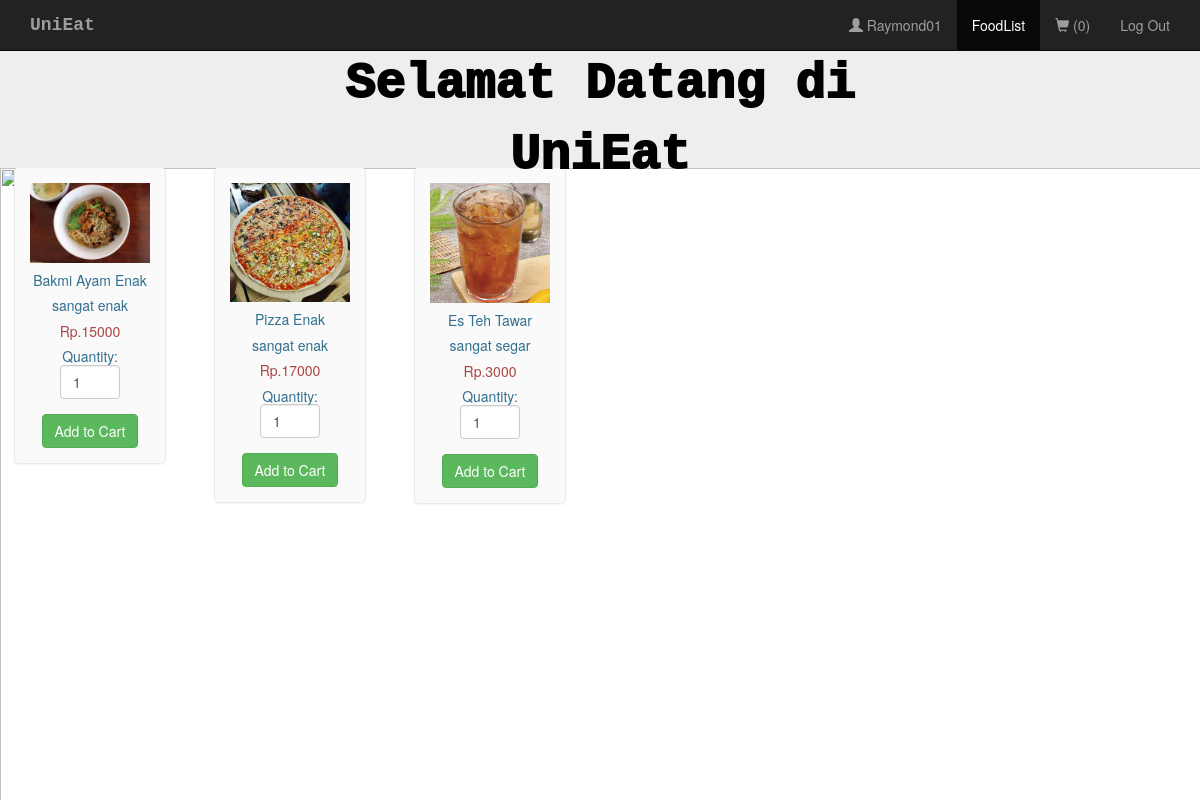
Screenshot of /foodlist.php (signed in) with the database file from the repository.
### tables this page shows
CREATE TABLE `food` (
  `F_ID` int(30) NOT NULL,
  `name` varchar(30) NOT NULL,
  `price` int(30) NOT NULL,
  `description` varchar(200) NOT NULL,
  `R_ID` int(30) NOT NULL,
  `images_path` varchar(200) NOT NULL
);

### foodlist.php (the view, shortened to what this page needs)
<html>
  <head>
  </head>
  <link rel="stylesheet" type = "text/css" href ="css/foodlist.css">
  <link rel="stylesheet" type = "text/css" href ="css/bootstrap.min.css">
  <div class="nav">
    <div class="jumbotron">
  <div class="container text-center">
    <br>
    <br>
    <br>
    <br>
    <br>
    <br>
  </div>
</div>
</div>
  <body>
  <div class="tagline">Selamat Datang di UniEat</div>
  <img src="Images/Food.jpg" width="4800" height="4000" style="position:fixed">
  <nav class="navbar navbar-inverse navbar-fixed-top navigation-clean-search" role="navigation">
      <div class="container">
        <div class="navbar-header">
          <a class="navbar-brand" href="index.php">UniEat</a>
        </div>
<?php
if(isset($_SESSION['login_user1'])){
?>
          <ul class="nav navbar-nav navbar-right">
            <li><a href="#"><span class="glyphicon glyphicon-user"></span> <?php echo $_SESSION['login_user1']; ?> </a></li>
            <li><a href="myshop.php">Manage Items</a></li>
            <li><a href="logout_t.php"><span class="glyphicon glyphicon-log-out"></span> Log Out </a></li>
          </ul>
<?php
}
else if (isset($_SESSION['login_user2'])) {
  ?>
           <ul class="nav navbar-nav navbar-right">
            <li><a href="#"><span class="glyphicon glyphicon-user"></span> <?php echo $_SESSION['login_user2']; ?> </a></li>
            <li class="active" ><a href="foodlist.php"><span ></span> FoodList </a></li>
            <li><a href="cart.php"><span class="glyphicon glyphicon-shopping-cart"></span>  (<?php
              if(isset($_SESSION["cart"])){
              $count = count($_SESSION["cart"]);
              echo "$count";
            }
              else
                echo "0";
              ?>) </a></li>
            <li><a href="logout_u.php">Log Out </a></li>
          </ul>
  <?php
}
else {
  ?>
<?php
}
?>
    </nav>
<?php
$conn = Connect();
$sql = "SELECT * FROM FOOD ORDER BY F_ID";
$result = mysqli_query($conn, $sql);
if (mysqli_num_rows($result) > 0)
{
  while($row = mysqli_fetch_assoc($result)){
?>
<div class="col-md-2">
<form method="post" action="cart.php?action=add&id=<?php echo $row["F_ID"]; ?>">
<div class="mypanel" align="center";>
<img src="<?php echo $row["images_path"]; ?>" class="img-responsive">
<h5 class="text-info"><?php echo $row["name"]; ?></h5>
<h5 class="text-info"><?php echo $row["description"]; ?></h5>
<h5 class="text-danger">Rp.<?php echo $row["price"]; ?></h5>
<h5 class="text-info">Quantity: <input type="number" min="1" max="25" name="quantity" class="form-control" value="1" style="width: 60px;"> </h5>
<input type="submit" name="add" style="margin-top:5px;" class="btn btn-success" value="Add to Cart">
</div>
</form>
</div>
<?php
}
}
?>
</body>
</html>

### css/foodlist.css (style rules this page uses)
body,html { height: 100%; }
.nav { z-index: 1000; top: 0; left: 0; }
.navbar-brand { font-family: 'Courier New', Courier, monospace; font-weight: 700; font-size: x-large; }
.mypanel { border: 1px solid #eaeaec; margin: -1px 19px 3px -1px; box-shadow: 0 1px 2px rgba(0,0,0,0.05); background-color: #FAFAFA; padding:15px; border-radius: 5px; z-index: 1; }
.jumbotron { z-index: 100; }
.tagline { text-align: center; font-size: 50px; color: black; border: 5px; border-color: beige; font-family: 'Courier New', Courier, monospace; font-weight: 1000; transform: translate(-50%, -50%); position: absolute; top: 15%; left: 50%; z-index: 11; }

### rows the page displays
food: images_path (picture), name "Bakmi Ayam Enak", description "sangat enak", price "15000"
food: images_path (picture), name "Pizza Enak", description "sangat enak", price "17000"
food: images_path (picture), name "Es Teh Tawar", description "sangat segar", price "3000"

### other values shown
$_SESSION['login_user2'] "Raymond01"
